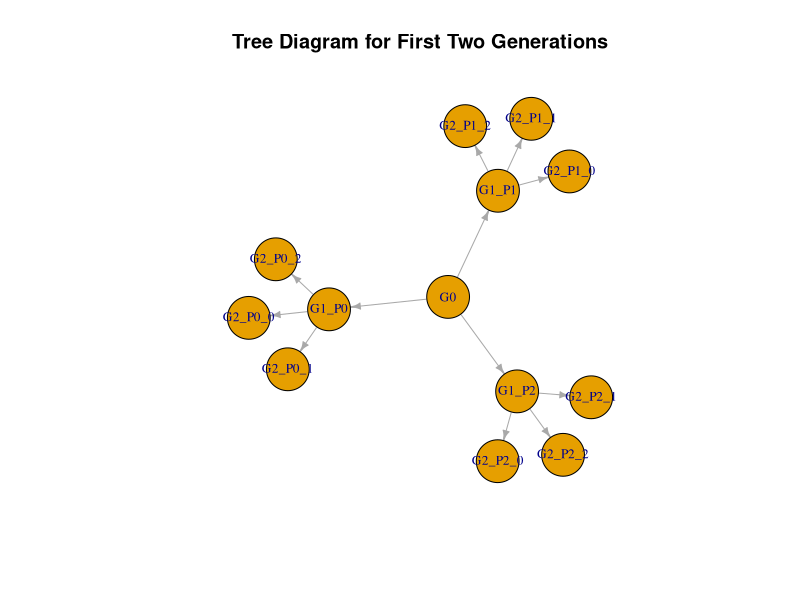

Write the R code that produced this figure.
# LAB-04(SPII)

# Define probabilities for the first generation
P0 <- 1/2
P1 <- 1/4
P2 <- 1/4

# a)
# Load the library
library(igraph)

# Create a tree diagram for the first two generations
tree_edges <- c("G0", "G1_P0", "G0", "G1_P1", "G0", "G1_P2", 
                "G1_P0", "G2_P0_0", "G1_P0", "G2_P0_1", "G1_P0", "G2_P0_2",
                "G1_P1", "G2_P1_0", "G1_P1", "G2_P1_1", "G1_P1", "G2_P1_2",
                "G1_P2", "G2_P2_0", "G1_P2", "G2_P2_1", "G1_P2", "G2_P2_2")

# Create a graph
tree_graph <- graph(edges = tree_edges, directed = TRUE)

# Plot the tree diagram
plot(tree_graph, vertex.size = 25, vertex.label.cex = 0.8, edge.arrow.size = 0.5, 
     main = "Tree Diagram for First Two Generations")


# b) Mean and Variance of 2nd generation
mean <- (0 * P0 + 1 * P1 + 2 * P2)^2
mean

variance <- (0 - mean)^2 * P0 + (1 - mean)^2 * P1 + (2 - mean)^2 * P2 + ((0 * P0 + 1 * P1 + 2 * P2)^2)
variance

# print (Additional Part)
cat("Mean of 2nd generation: ", mean, "\n")
cat("Variance of 2nd generation: ", variance, "\n")

# c) Extinction probability
extinction_prob <- function(q) {
  return(P0 + P1 * q + P2 * q^2 - q)
}

# Solving extinction probability equation
q_solution <- uniroot(extinction_prob, c(0, 1))$root
cat("Extinction probability: ", q_solution, "\n")
